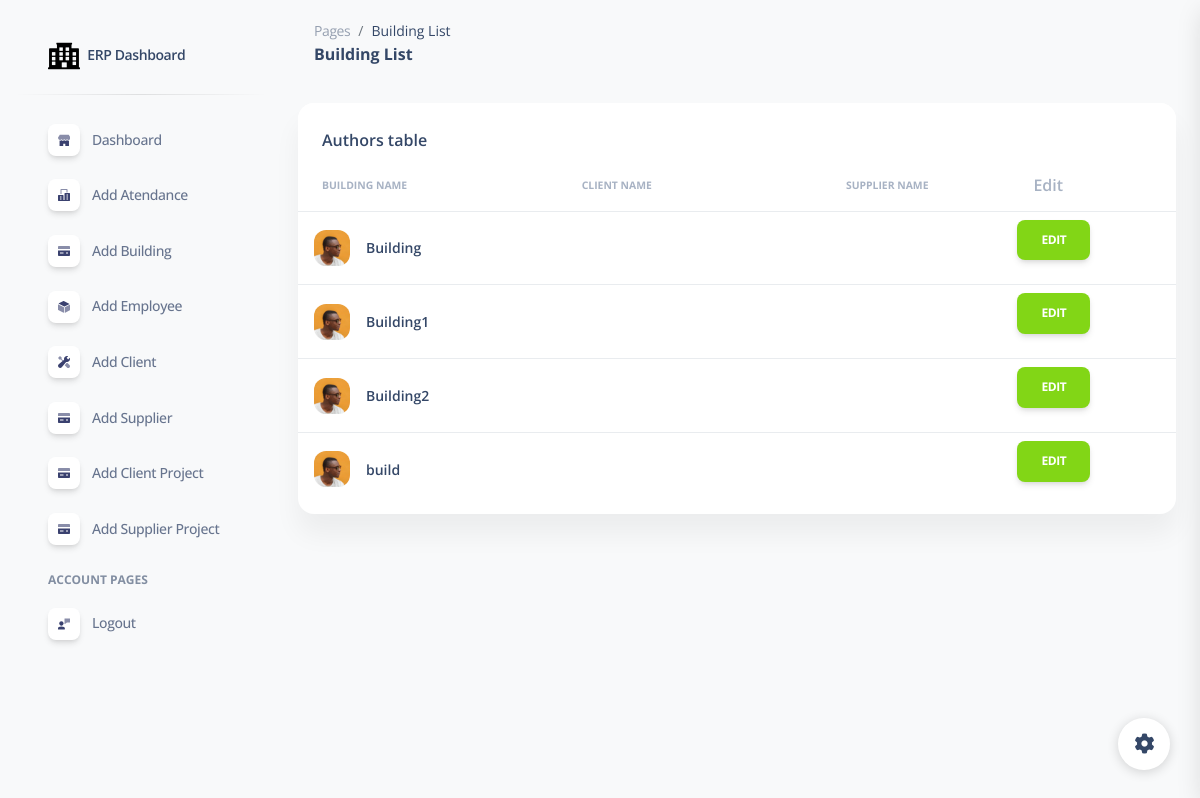
Page /building_list/ (signed in) on the committed database.
### erpapp/models.py (models this page shows, shortened)
class Building(models.Model):
    building_name = models.CharField(max_length=255)
    client = models.ForeignKey(Client, on_delete=models.CASCADE, null=True, blank=True)
    supplier = models.ForeignKey(Supplier, on_delete=models.CASCADE, null=True, blank=True)

### erpapp/views.py (the view)
# urls.py: path('building_list/', building_list, name='building_list'),
@login_required
def building_list(request):
    buildings = Building.objects.all()
    return render(request, 'building_list.html', {'buildings': buildings})

### erpapp/templates/building_list.html (shortened to what this page needs)
{% extends 'base.html' %}
{% load static %}
{% block content %}
<!DOCTYPE html>
<html lang="en">
<head>
  <link href="{% static  'css/nucleo-icons.css' %}" rel="stylesheet" />
  <link href="{% static  'css/nucleo-svg.css' %}" rel="stylesheet" />
  <link href="{% static '/css/nucleo-svg.css' %}" rel="stylesheet" />
  <link id="pagestyle" href="{% static 'css/soft-ui-dashboard.css' %}" rel="stylesheet" />
</head>
<body class="g-sidenav-show  bg-gray-100">
  <aside class="sidenav navbar navbar-vertical navbar-expand-xs border-0 border-radius-xl my-3 fixed-start ms-3 " id="sidenav-main">
    <div class="sidenav-header">
      <a class="navbar-brand m-0" href="#" target="_blank">
        <img src="{% static '/img/logo-ct.png' %}" class="navbar-brand-img h-100" alt="main_logo">
        <span class="ms-1 font-weight-bold">ERP Dashboard</span>
      </a>
    </div>
    <hr class="horizontal dark mt-0">
    <div class="collapse navbar-collapse  w-auto  max-height-vh-100 h-100" id="sidenav-collapse-main">
      <ul class="navbar-nav">
        <li class="nav-item">
          <a class="nav-link" href="/">
            <div class="icon icon-shape icon-sm shadow border-radius-md bg-white text-center me-2 d-flex align-items-center justify-content-center">
            </div>
            <span class="nav-link-text ms-1">Dashboard</span>
          </a>
        </li>
        <li class="nav-item">
          <a class="nav-link  " href="/add_attendance">
            <div class="icon icon-shape icon-sm shadow border-radius-md bg-white text-center me-2 d-flex align-items-center justify-content-center">
            </div>
            <span class="nav-link-text ms-1">Add Atendance</span>
          </a>
        </li>
        <li class="nav-item">
          <a class="nav-link  " href="/add_building">
            <div class="icon icon-shape icon-sm shadow border-radius-md bg-white text-center me-2 d-flex align-items-center justify-content-center">
            </div>
            <span class="nav-link-text ms-1">Add Building</span>
          </a>
        </li>
        <li class="nav-item">
          <a class="nav-link  " href="/add_employee">
            <div class="icon icon-shape icon-sm shadow border-radius-md bg-white text-center me-2 d-flex align-items-center justify-content-center">
            </div>
            <span class="nav-link-text ms-1">Add Employee</span>
          </a>
        </li>
        <li class="nav-item">
          <a class="nav-link  " href="/add_client">
            <div class="icon icon-shape icon-sm shadow border-radius-md bg-white text-center me-2 d-flex align-items-center justify-content-center">
            </div>
            <span class="nav-link-text ms-1">Add Client</span>
          </a>
        </li>
        <li class="nav-item">
          <a class="nav-link  " href="/add_supplier">
            <div class="icon icon-shape icon-sm shadow border-radius-md bg-white text-center me-2 d-flex align-items-center justify-content-center">
            </div>
            <span class="nav-link-text ms-1">Add Supplier</span>
          </a>
        </li>
        <li class="nav-item">
          <a class="nav-link  " href="/add_project">
            <div class="icon icon-shape icon-sm shadow border-radius-md bg-white text-center me-2 d-flex align-items-center justify-content-center">
            </div>
            <span class="nav-link-text ms-1">Add Client Project</span>
          </a>
        </li>
        <li class="nav-item">
          <a class="nav-link  " href="/supplierproject/add/">
            <div class="icon icon-shape icon-sm shadow border-radius-md bg-white text-center me-2 d-flex align-items-center justify-content-center">
            </div>
            <span class="nav-link-text ms-1">Add Supplier Project</span>
          </a>
        </li>
        <li class="nav-item mt-3">
          <h6 class="ps-4 ms-2 text-uppercase text-xs font-weight-bolder opacity-6">Account pages</h6>
        </li>
        <li class="nav-item">
          <a class="nav-link  " href="{% url 'logout' %}">
            <div class="icon icon-shape icon-sm shadow border-radius-md bg-white text-center me-2 d-flex align-items-center justify-content-center">
            </div>
            <span class="nav-link-text ms-1">Logout</span>
          </a>
        </li>
        </ul>
    </div>
  </aside>
<main class="main-content position-relative max-height-vh-100 h-100 mt-1 border-radius-lg ">
    <nav class="navbar navbar-main navbar-expand-lg px-0 mx-4 shadow-none border-radius-xl" id="navbarBlur" navbar-scroll="true">
      <div class="container-fluid py-1 px-3">
        <nav aria-label="breadcrumb">
          <ol class="breadcrumb bg-transparent mb-0 pb-0 pt-1 px-0 me-sm-6 me-5">
            <li class="breadcrumb-item text-sm"><a class="opacity-5 text-dark" href="javascript:;">Pages</a></li>
            <li class="breadcrumb-item text-sm text-dark active" aria-current="page">Building List</li>
          </ol>
          <h6 class="font-weight-bolder mb-0">Building List</h6>
        </nav>
      </div>
    </nav>
    <div class="container-fluid py-4">
      <div class="row">
        <div class="col-12">
          <div class="card mb-4">
            <div class="card-header pb-0">
              <h6>Authors table</h6>
            </div>
            <div class="card-body px-0 pt-0 pb-2">
              <div class="table-responsive p-0">
                <table class="table align-items-center mb-0">
                  <thead>
                    <tr>
                      <th class="text-uppercase text-secondary text-xxs font-weight-bolder opacity-7">Building Name</th>
                      <th class="text-uppercase text-secondary text-xxs font-weight-bolder opacity-7 ps-2">Client Name</th>
                      <th class="text-center text-uppercase text-secondary text-xxs font-weight-bolder opacity-7">Supplier Name</th>
                      <th class="text-secondary opacity-7">Edit</th>
                    </tr>
                  </thead>
                  <tbody>
                    {% for building in buildings %}
                    <tr>
                      <td>
                        <div class="d-flex px-2 py-1">
                          <div>
                            <img src="../assets/img/team-2.jpg" class="avatar avatar-sm me-3" alt="user1">
                          </div>
                          <div class="d-flex flex-column justify-content-center">
                            <h6 class="mb-0 text-sm">{{ building.building_name }}</h6>
                          </div>
                        </div>
                      </td>
                      <td>
                      </td>
                      <td class="align-middle text-center text-sm">
                      </td>
                      <td>
                      <a href="{% url 'edit_building' building.id %}" class="btn btn-success">Edit</a>
                      </td>
                    </tr>
                    {% endfor %}
                  </tbody>
                </table>
              </div>
            </div>
          </div>
        </div>
      </div>
{% endblock %}

### erpapp/static/css/nucleo-svg.css (style rules this page uses)
.icon { display: inline-block; color: #111111; height: 1em; width: 1em; }
.icon-sm { height: 0.8em; width: 0.8em; }
.icon { fill: currentColor; stroke: none; }

### rows in the picture
Building: building_name "Building"
Building: building_name "Building1"
Building: building_name "Building2"
Building: building_name "build"
